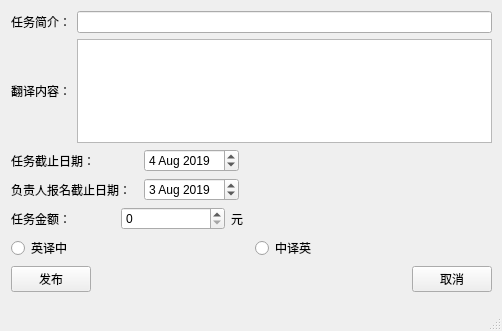
<?xml version="1.0" encoding="UTF-8"?>
<ui version="4.0">
 <class>Release_Task</class>
 <widget class="QMainWindow" name="Release_Task">
  <property name="geometry">
   <rect>
    <x>0</x>
    <y>0</y>
    <width>502</width>
    <height>331</height>
   </rect>
  </property>
  <property name="windowTitle">
   <string>发布任务</string>
  </property>
  <widget class="QWidget" name="centralwidget">
   <widget class="QWidget" name="layoutWidget">
    <property name="geometry">
     <rect>
      <x>11</x>
      <y>11</y>
      <width>481</width>
      <height>281</height>
     </rect>
    </property>
    <layout class="QVBoxLayout" name="verticalLayout">
     <item>
      <layout class="QHBoxLayout" name="horizontalLayout" stretch="1,7">
       <item>
        <widget class="QLabel" name="label_2">
         <property name="text">
          <string>任务简介：</string>
         </property>
        </widget>
       </item>
       <item>
        <widget class="QLineEdit" name="lineEdit_MissionProfile"/>
       </item>
      </layout>
     </item>
     <item>
      <layout class="QHBoxLayout" name="horizontalLayout_2" stretch="1,7">
       <item>
        <widget class="QLabel" name="label_3">
         <property name="text">
          <string>翻译内容：</string>
         </property>
        </widget>
       </item>
       <item>
        <widget class="QPlainTextEdit" name="plainTextEdit_TranslationContent">
         <property name="sizePolicy">
          <sizepolicy hsizetype="Expanding" vsizetype="Preferred">
           <horstretch>0</horstretch>
           <verstretch>0</verstretch>
          </sizepolicy>
         </property>
        </widget>
       </item>
      </layout>
     </item>
     <item>
      <layout class="QHBoxLayout" name="horizontalLayout_3" stretch="2,0,4">
       <item>
        <widget class="QLabel" name="label_4">
         <property name="text">
          <string>任务截止日期：</string>
         </property>
        </widget>
       </item>
       <item>
        <widget class="QDateEdit" name="dateEdit_ddloftask">
         <property name="dateTime">
          <datetime>
           <hour>0</hour>
           <minute>0</minute>
           <second>0</second>
           <year>2019</year>
           <month>8</month>
           <day>4</day>
          </datetime>
         </property>
        </widget>
       </item>
       <item>
        <spacer name="horizontalSpacer_2">
         <property name="orientation">
          <enum>Qt::Horizontal</enum>
         </property>
         <property name="sizeHint" stdset="0">
          <size>
           <width>40</width>
           <height>20</height>
          </size>
         </property>
        </spacer>
       </item>
      </layout>
     </item>
     <item>
      <layout class="QHBoxLayout" name="horizontalLayout_4" stretch="2,0,4">
       <item>
        <widget class="QLabel" name="label_5">
         <property name="text">
          <string>负责人报名截止日期：</string>
         </property>
        </widget>
       </item>
       <item>
        <widget class="QDateEdit" name="dateEdit_ddlofresp">
         <property name="dateTime">
          <datetime>
           <hour>0</hour>
           <minute>0</minute>
           <second>0</second>
           <year>2019</year>
           <month>8</month>
           <day>3</day>
          </datetime>
         </property>
        </widget>
       </item>
       <item>
        <spacer name="horizontalSpacer_3">
         <property name="orientation">
          <enum>Qt::Horizontal</enum>
         </property>
         <property name="sizeHint" stdset="0">
          <size>
           <width>40</width>
           <height>20</height>
          </size>
         </property>
        </spacer>
       </item>
      </layout>
     </item>
     <item>
      <layout class="QHBoxLayout" name="horizontalLayout_5" stretch="2,2,1,4">
       <item>
        <widget class="QLabel" name="label_6">
         <property name="text">
          <string>任务金额：</string>
         </property>
        </widget>
       </item>
       <item>
        <widget class="QSpinBox" name="spinBox_money">
         <property name="maximum">
          <number>30000</number>
         </property>
        </widget>
       </item>
       <item>
        <widget class="QLabel" name="label_9">
         <property name="text">
          <string>元</string>
         </property>
        </widget>
       </item>
       <item>
        <spacer name="horizontalSpacer_5">
         <property name="orientation">
          <enum>Qt::Horizontal</enum>
         </property>
         <property name="sizeHint" stdset="0">
          <size>
           <width>40</width>
           <height>20</height>
          </size>
         </property>
        </spacer>
       </item>
      </layout>
     </item>
     <item>
      <layout class="QHBoxLayout" name="horizontalLayout_7">
       <property name="bottomMargin">
        <number>0</number>
       </property>
       <item>
        <widget class="QRadioButton" name="radioButton_EnglishToChinese">
         <property name="text">
          <string>英译中</string>
         </property>
        </widget>
       </item>
       <item>
        <widget class="QRadioButton" name="radioButton_ChineseToEnglish">
         <property name="text">
          <string>中译英</string>
         </property>
        </widget>
       </item>
      </layout>
     </item>
     <item>
      <layout class="QHBoxLayout" name="horizontalLayout_6">
       <item>
        <widget class="QPushButton" name="pushButton_release">
         <property name="text">
          <string>发布</string>
         </property>
        </widget>
       </item>
       <item>
        <spacer name="horizontalSpacer">
         <property name="orientation">
          <enum>Qt::Horizontal</enum>
         </property>
         <property name="sizeHint" stdset="0">
          <size>
           <width>40</width>
           <height>20</height>
          </size>
         </property>
        </spacer>
       </item>
       <item>
        <widget class="QPushButton" name="pushButton_cancel">
         <property name="text">
          <string>取消</string>
         </property>
        </widget>
       </item>
      </layout>
     </item>
    </layout>
   </widget>
  </widget>
  <widget class="QMenuBar" name="menubar">
   <property name="geometry">
    <rect>
     <x>0</x>
     <y>0</y>
     <width>502</width>
     <height>17</height>
    </rect>
   </property>
  </widget>
  <widget class="QStatusBar" name="statusbar"/>
 </widget>
 <resources/>
 <connections/>
</ui>
